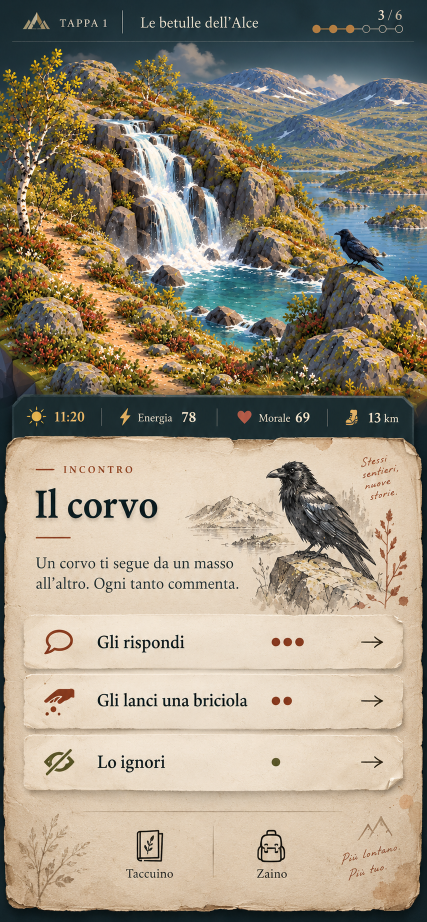
#> input picture assets/concepts/ui-redesign/ui-v1-event-choice.png, 853 x 1844 px (shown at 1/2 size)
$ python build_corvo_ui_assets.py
#> lines starting #> are read from the running program, lines starting #| are printed output that depends on the picture; after the words box and inside, x2 and y2 are one past the last pixel; in counts of white or black regions, pixels touching at a corner belong together
#> in main, source is the input picture: PIL image 853x1844 RGB; mean R, G, B 156.6, 145.9, 126.3
from pathlib import Path
from PIL import Image, ImageChops, ImageDraw, ImageEnhance, ImageFilter


ROOT = Path(__file__).resolve().parents[1]
SOURCE = ROOT / "assets/concepts/ui-redesign/ui-v1-event-choice.png"
OUTPUT = ROOT / "assets/ui/corvo"
PAPER = ROOT / "assets/ui/event-panel-mockup-v1.png"


def extract_ink(source: Image.Image, box: tuple[int, int, int, int], name: str) -> None:
    crop = source.crop(box).convert("RGBA")
    pixels = crop.load()
    for y in range(crop.height):
        for x in range(crop.width):
            r, g, b, _ = pixels[x, y]
            darkest = min(r, g, b)
            spread = max(r, g, b) - darkest
            darkness = max(0, 152 - int((r + g + b) / 3))
            colored = max(0, spread - 24)
            alpha = min(255, max(darkness * 3, colored * 4))
            if alpha < 28:
                alpha = 0
            pixels[x, y] = (r, g, b, alpha)
    bounds = crop.getbbox()
    if bounds:
        crop = crop.crop(bounds)
    crop.save(OUTPUT / name)


def make_panel(source: Image.Image) -> None:
    box = (8, 875, 845, 1836)
    original = source.crop(box).convert("RGBA")
    gray = original.convert("L")
    threshold = gray.point(lambda value: 255 if value > 78 else 0)
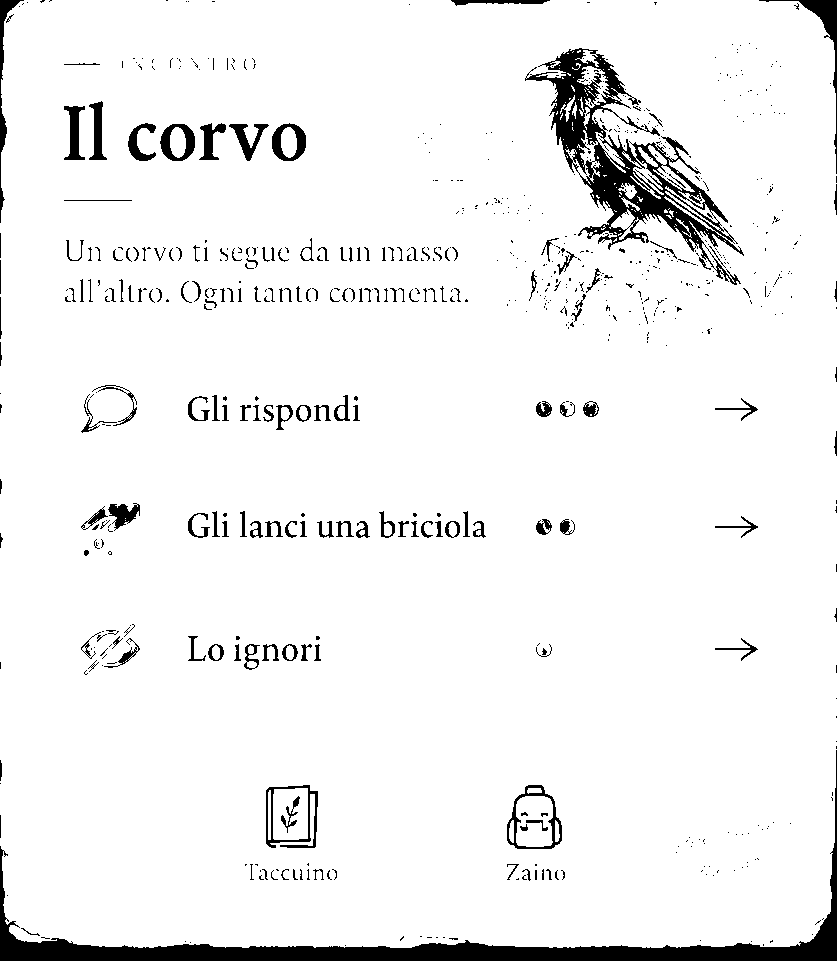
#> threshold: PIL image 837x961 L; 94.4% white; 703 black regions (523 under 20 px), largest, box (x1, y1, x2, y2) and area: (0, 750, 837, 961) 14430, (525, 48, 744, 285) 11272, (759, 0, 837, 174) 1064
    mask = Image.new("L", original.size, 0)
#> mask: PIL image 837x961 L; every value is 0
    mask_draw = ImageDraw.Draw(mask)
    for y in range(original.height):
        row = [x for x in range(original.width) if threshold.getpixel((x, y)) > 0]
        if row:
            mask_draw.line((min(row), y, max(row), y), fill=255)
    mask = mask.filter(ImageFilter.MaxFilter(5)).filter(ImageFilter.GaussianBlur(0.8))

    paper_source = Image.open(PAPER).convert("RGB")
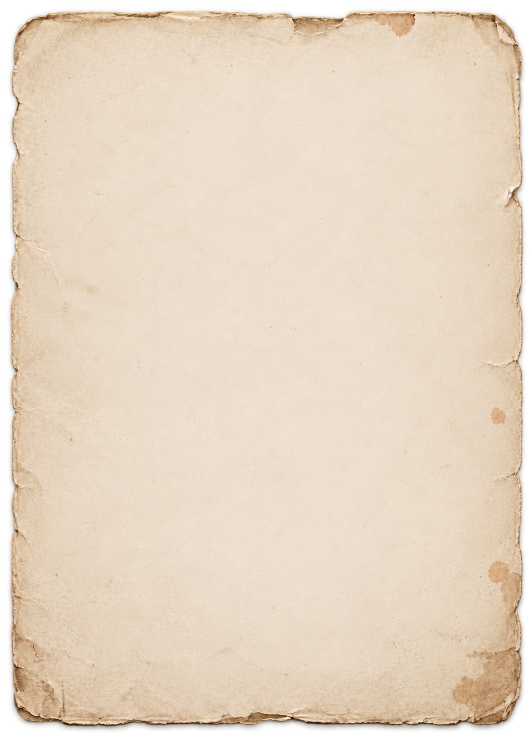
#> input picture assets/ui/event-panel-mockup-v1.png, 1064 x 1478 px (shown at 1/2 size)
    inset = (paper_source.width // 6, paper_source.height // 6, paper_source.width * 5 // 6, paper_source.height * 5 // 6)
#> inset = (177, 246, 886, 1231)
    paper = paper_source.crop(inset).resize(original.size, Image.Resampling.LANCZOS)
    paper = ImageEnhance.Color(paper).enhance(0.55)
    tint = Image.new("RGB", original.size, "#ead9b7")
    paper = Image.blend(paper, tint, 0.44).convert("RGBA")
#> paper: PIL image 837x961 RGBA

    eroded = mask.filter(ImageFilter.MinFilter(31))
    edge = ImageChops.subtract(mask, eroded).filter(ImageFilter.GaussianBlur(0.5))
    panel = Image.new("RGBA", original.size, (0, 0, 0, 0))
#> panel: PIL image 837x961 RGBA; every value is 0
    panel.alpha_composite(paper)
    panel.putalpha(mask)
    panel = Image.composite(original, panel, edge)
    panel.putalpha(mask)
    panel.save(OUTPUT / "event-panel.png")


def make_choice_card() -> None:
    size = (820, 142)
    paper_source = Image.open(PAPER).convert("RGB")
    inset = (paper_source.width // 6, paper_source.height // 6, paper_source.width * 5 // 6, paper_source.height * 5 // 6)
#> inset = (177, 246, 886, 1231)
    paper = paper_source.crop(inset).resize(size, Image.Resampling.LANCZOS)
#> paper: PIL image 820x142 RGB
    paper = ImageEnhance.Color(paper).enhance(0.48)
    paper = Image.blend(paper, Image.new("RGB", size, "#efe1c5"), 0.52).convert("RGBA")
#> paper: PIL image 820x142 RGBA
    alpha = Image.new("L", size, 0)
#> alpha: PIL image 820x142 L; every value is 0
    draw = ImageDraw.Draw(alpha)
    draw.rounded_rectangle((15, 9, 804, 125), radius=13, fill=255)
    alpha = alpha.filter(ImageFilter.GaussianBlur(0.55))
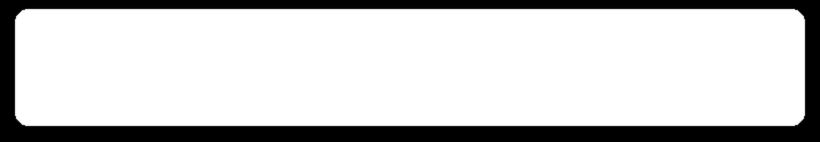
#> alpha: PIL image 820x142 L; min 0, max 255, mean 202.1
    body = paper.copy()
    body.putalpha(alpha)
    shadow = Image.new("RGBA", size, (0, 0, 0, 0))
#> shadow: PIL image 820x142 RGBA; every value is 0
    shadow_alpha = Image.new("L", size, 0)
    ImageDraw.Draw(shadow_alpha).rounded_rectangle((20, 18, 808, 136), radius=14, fill=95)
#> shadow_alpha: PIL image 820x142 L; values 0 (black) and 95 (white), 80.5% white; 1 black region, box (x1, y1, x2, y2) and area: (0, 0, 820, 142) 22733
    shadow_alpha = shadow_alpha.filter(ImageFilter.GaussianBlur(7))
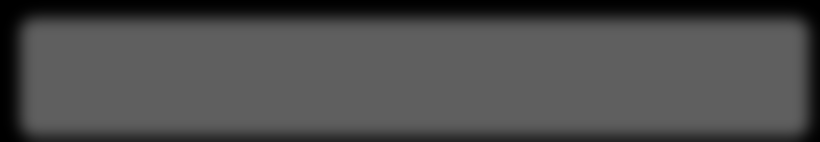
#> shadow_alpha: PIL image 820x142 L; min 0, max 95, mean 76.1
    shadow.putalpha(shadow_alpha)
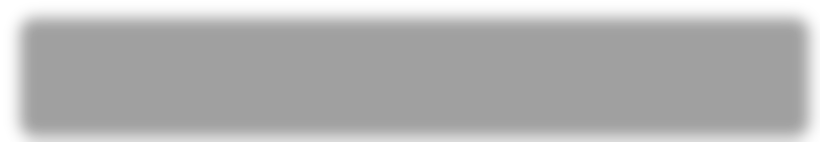
#> shadow: PIL image 820x142 RGBA; mean R, G, B, A 0, 0, 0, 76.1; transparent parts drawn white
    result = Image.new("RGBA", size, (0, 0, 0, 0))
    result.alpha_composite(shadow)
    result.alpha_composite(body)
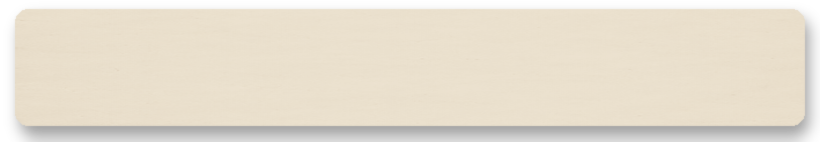
#> result: PIL image 820x142 RGBA; mean R, G, B, A 187.5, 179.3, 164.1, 209.6; transparent parts drawn white
    result.save(OUTPUT / "choice-card.png")


def main() -> None:
    OUTPUT.mkdir(parents=True, exist_ok=True)
    source = Image.open(SOURCE).convert("RGB")
    make_panel(source)
    make_choice_card()
    crops = {
        "stat-sun.png": (45, 801, 99, 858),
        "stat-bolt.png": (225, 807, 266, 856),
        "stat-heart.png": (468, 805, 516, 855),
        "stat-boot.png": (693, 805, 742, 858),
        "choice-speak.png": (73, 1236, 145, 1314),
        "choice-scatter.png": (72, 1350, 148, 1434),
        "choice-avoid.png": (73, 1465, 148, 1548),
        "footer-notebook.png": (263, 1637, 335, 1728),
        "footer-backpack.png": (511, 1637, 588, 1728),
    }
    for name, box in crops.items():
        extract_ink(source, box, name)
#> this loop made 9 passes
#> bounds in extract_ink on passes 1 to 9: (0, 0, 54, 57), (0, 0, 41, 49), (0, 0, 48, 50), (0, 0, 49, 53), (0, 0, 72, 78), (0, 0, 76, 84), (0, 0, 75, 83), (0, 0, 72, 91), (0, 0, 77, 91)
#> pass 2, in extract_ink (call 2), `crop = source.crop(box).convert("RGBA")`:
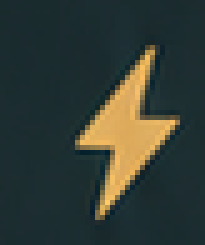
#> crop: PIL image 41x49 RGBA (shown 5 times larger); mean R, G, B, A 51, 59.9, 53.2, 255


if __name__ == "__main__":
    main()
